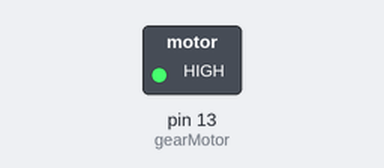
Bench run of a sketch on a simulated Arduino Uno, built with avr-gcc and run on an emulated ATmega328P. Parts: switched loads named in the sketch (green lamp = pin HIGH).

Above: at 0.1 s.
At 110.0 s:
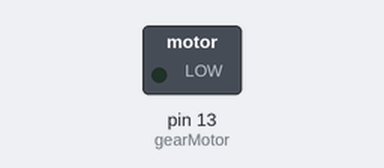
Timing chart, 0 to 121.5 s (numbered marks = the images above):
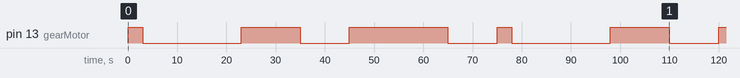

Measured:
- by itself, pin 13 (gearMotor): LOW → HIGH at 0.00 s, → LOW 3.0 s later, → HIGH 20.0 s later, → LOW 12.0 s later, … (11 changes in this stretch)

The sketch:

MotorBelt.ino
```cpp
int gearMotor = 13;
float update0 = 0;
float update2 = 0;
float update3 = 0;


void setup() {
  // put your setup code here, to run once:
pinMode(gearMotor, OUTPUT);

//digitalWrite(gearMotor, LOW);

}


void loop() {
  // For each iteration of the ENTIRE MACHINE LOOP (could invert HIGH and LOW)
//digitalWrite(gearMotor, HIGH);
//digitalWrite(32, HIGH);
//Serial.println("test");
//delay(500);

update0 = millis();
while (millis() - update0 < 3000){
  digitalWrite(gearMotor, HIGH);
  //std::cout << "hi";
  Serial.println("hi");
}
digitalWrite(gearMotor, LOW);
Serial.println("GOT HERE");

delay(20000); //Wait for action TOAST

update2 = millis();
while(millis() - update2 < 12000){
  digitalWrite(gearMotor, HIGH);
  Serial.println("HERE");
}
digitalWrite(gearMotor, LOW);

Serial.println("WOWO");
delay(10000); //Wait for action Spread

update3 = millis();
while(millis() - update3 < 20000){
  digitalWrite(gearMotor, HIGH);
  Serial.println("3");
}
digitalWrite(gearMotor, LOW);

delay(10000); //Wait for action Toppings

digitalWrite(gearMotor, HIGH);
Serial.println("end");

}
```
